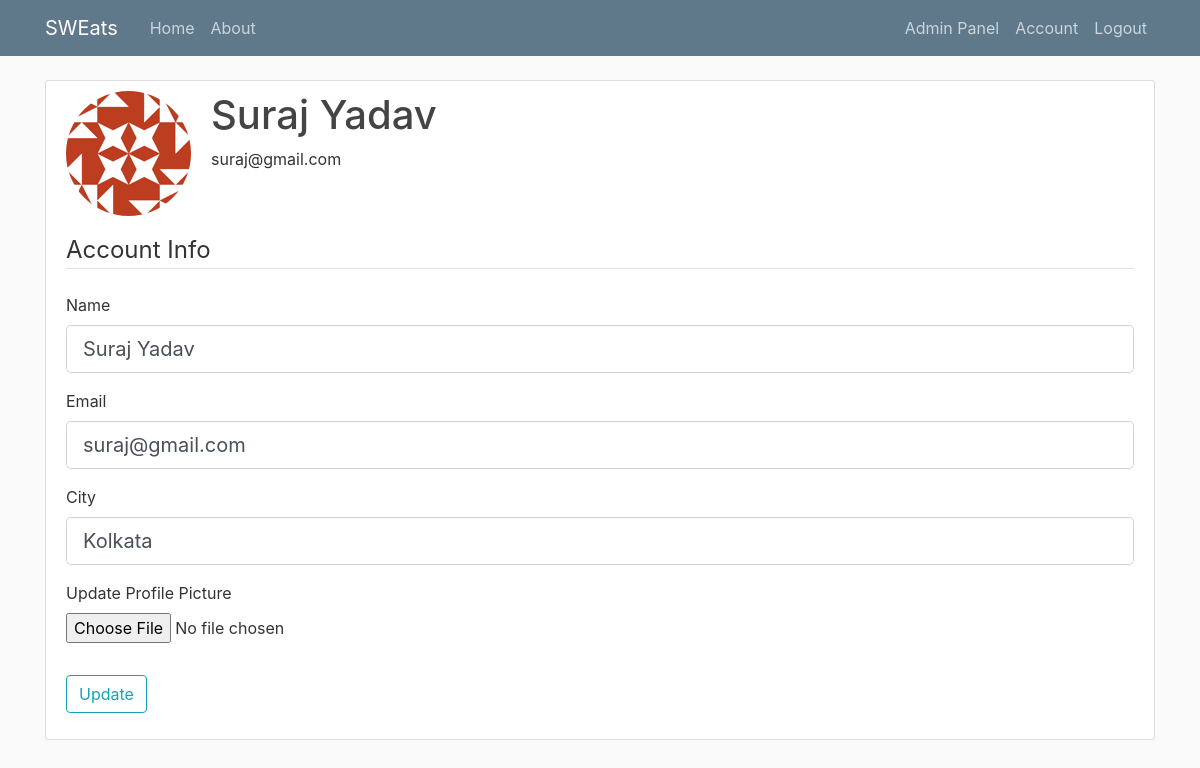
Page /account (signed in) on the earlier database version.
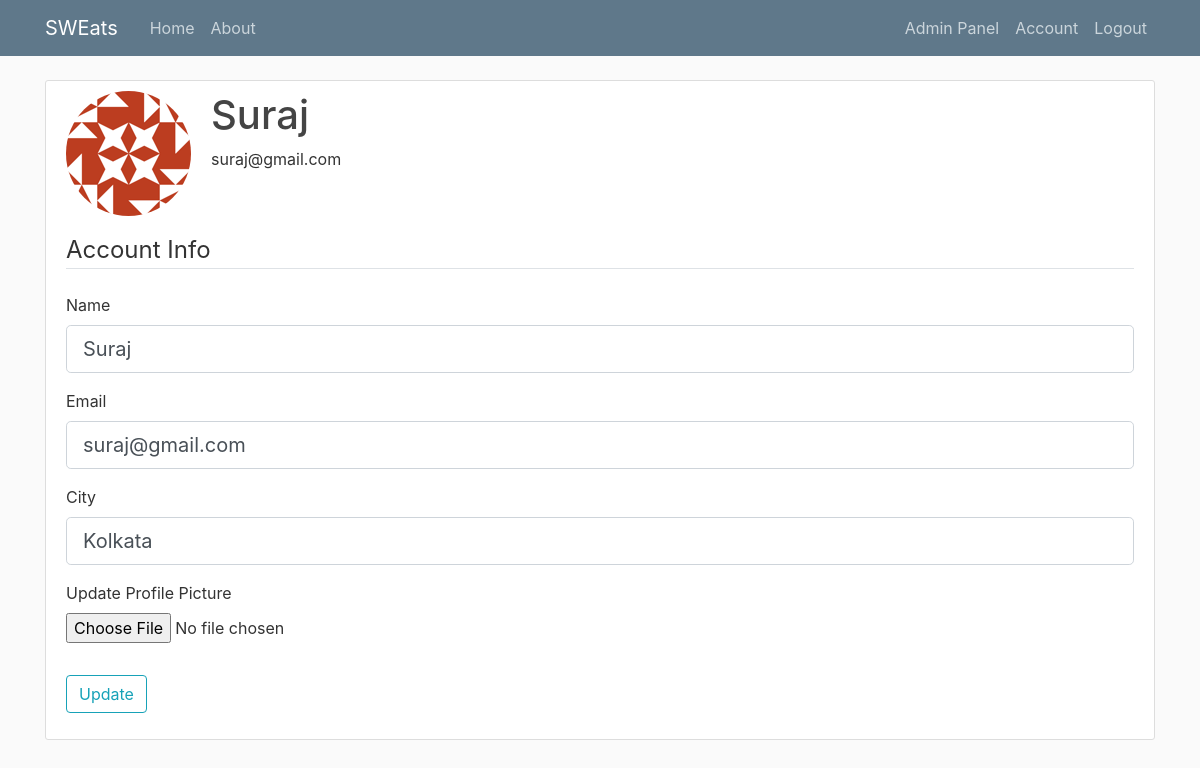
Same page on the later database version.
### sweats/models.py (models this page shows, shortened)
class Customer(db.Model, UserMixin):
    __tablename__= 'customers'
    id = db.Column(db.Integer , primary_key=True)
    name = db.Column(db.String(20), nullable=False)
    email = db.Column(db.String(120), unique=True, nullable=False)
    password = db.Column(db.String(60), nullable=False)
    image_file = db.Column(db.String(20), nullable=False, default='default.png')
    city = db.Column(db.String(20), nullable=False)
    admin = db.Column(db.Boolean, nullable=False, default=False)
    orders = db.relationship('Order' , backref='owner' , lazy=True)

### sweats/routes/customer_routes.py (the view)
@app.route('/account', methods=['GET', 'POST'])
@login_required
def account():
    form = UpdateAccountForm()
    if form.validate_on_submit():
        if form.picture.data:
            if current_user.image_file != 'default.png':
                delete_old_picture(current_user.image_file, 'profile_pics')
            picture_file = save_picture(form.picture.data, "static/profile_pics", 125, 125)
            current_user.image_file = picture_file
        current_user.name = form.name.data
        current_user.email = form.email.data
        current_user.city = form.city.data
        db.session.commit()
        flash('Account updated successfully!', 'success')
        return redirect(url_for('account'))
    elif request.method == 'GET':
        form.name.data = current_user.name
        form.email.data = current_user.email
        form.city.data = current_user.city
    image_file = url_for('static', filename='profile_pics/' + current_user.image_file)
    return render_template('account.html', title='Account', image_file=image_file, form=form)

### sweats/forms.py (shortened to what this page needs)
class UpdateAccountForm(FlaskForm):
    name = StringField('Name', validators=[DataRequired(), Length(min=2, max=20)])
    email = StringField('Email', validators=[DataRequired(), Email()])
    city = StringField('City', validators=[DataRequired(), Length(min=2, max=20)])
    picture = FileField('Update Profile Picture', validators=[FileAllowed(['jpg','png'])])
    submit = SubmitField('Update')

### sweats/models.py (called while the page is built)
@login_manager.user_loader
def load_user(user_id):
    return Customer.query.get(int(user_id))

### sweats/templates/account.html (shortened to what this page needs)
{% extends "layout.html" %}
{% block content %}
    <div class="content-section">
        <div class="media">
            <img class="rounded-circle account-img" src="{{ image_file }}">
            <div class="media-body">
                <h2 class="account-heading">{{ current_user.name }}</h2>
                <p class="text-secondry">{{ current_user.email }}</p>
            </div>
        </div>
        <form method="POST" action="" enctype="multipart/form-data">
            <fieldset class="form-group">
                <legend class="border-bottom mb-4">Account Info</legend>
                <div class="form-group">
                    {{ form.name.label(class="form-control-label") }}
                    {% if form.name.errors %}
                        {{ form.name(class="form-control form-control-lg is-invalid") }}
                        <div class="invalid-feedback">
                            {% for error in form.name.errors %}
                                <span>{{ error }}</span>
                            {% endfor %}
                        </div>
                    {% else %}
                        {{ form.name(class="form-control form-control-lg") }}
                    {% endif %}
                </div>
                <div class="form-group">
                    {{ form.email.label(class="form-control-label") }}
                    {% if form.email.errors %}
                        {{ form.email(class="form-control form-control-lg is-invalid") }}
                        <div class="invalid-feedback">
                            {% for error in form.email.errors %}
                                <span> {{ error }} </span>
                            {% endfor %}
                        </div>
                    {% else %}
                        {{ form.email(class="form-control form-control-lg") }}
                    {% endif %}
                </div>
                <div class="form-group">
                    {{ form.city.label(class="form-control-label") }}
                    {% if form.city.errors %}
                        {{ form.city(class="form-control form-control-lg is-invalid") }}
                        <div class="invalid-feedback">
                            {% for error in form.city.errors %}
                                <span>{{ error }}</span>
                            {% endfor %}
                        </div>
                    {% else %}
                        {{ form.city(class="form-control form-control-lg") }}
                    {% endif %}
                </div>
                <div class="form-group">
                    {{ form.picture.label() }}
                    {{ form.picture(class="form-control-file") }}
                </div>
            </fieldset>
            <div class="form-group">
                {{ form.submit(class="btn btn-outline-info") }}
            </div>
        </form>
    </div>
{% endblock content %}

Differences in the rows shown:
changed Customer "suraj@gmail.com": name "Suraj Yadav" → "Suraj"
